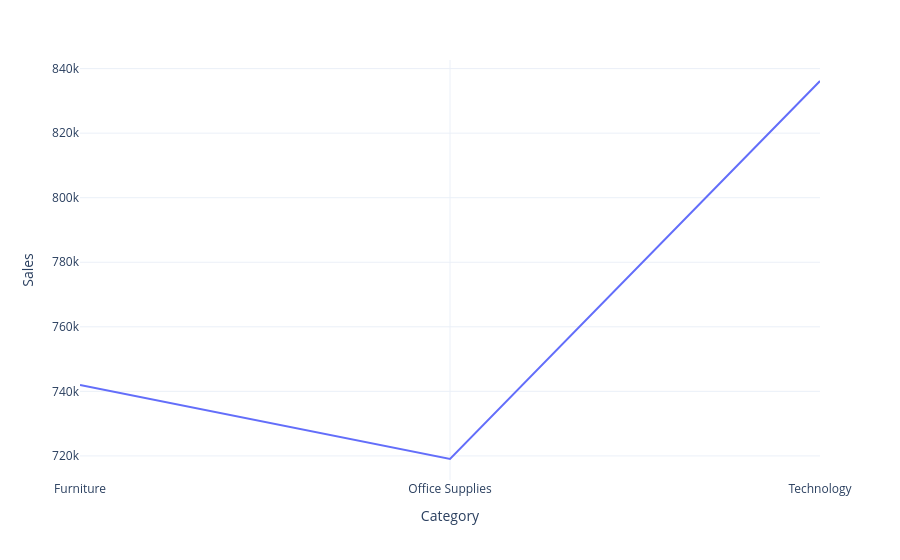

The notebook cell this image was saved under:
### Code cell
fig = px.line(sales_by_category,
              x= 'Category',
              y = 'Sales',
              )
fig.show()

### Figure 1 — Plotly figure (JSON) as saved in the notebook; plotly's stock layout.template omitted (floating-point values rounded to 4 significant figures)
{"data": [{"hovertemplate": "Category=%{x}<br>Sales=%{y}<extra></extra>", "legendgroup": "", "line": {"color": "#636efa", "dash": "solid"}, "marker": {"symbol": "circle"}, "mode": "lines", "name": "", "orientation": "v", "showlegend": false, "x": ["Furniture", "Office Supplies", "Technology"], "xaxis": "x", "y": [742000.0, 719000.0, 836200.0], "yaxis": "y", "type": "scatter"}], "layout": {"xaxis": {"anchor": "y", "domain": [0.0, 1.0], "title": {"text": "Category"}}, "yaxis": {"anchor": "x", "domain": [0.0, 1.0], "title": {"text": "Sales"}}, "legend": {"tracegroupgap": 0}, "margin": {"t": 60}}}
